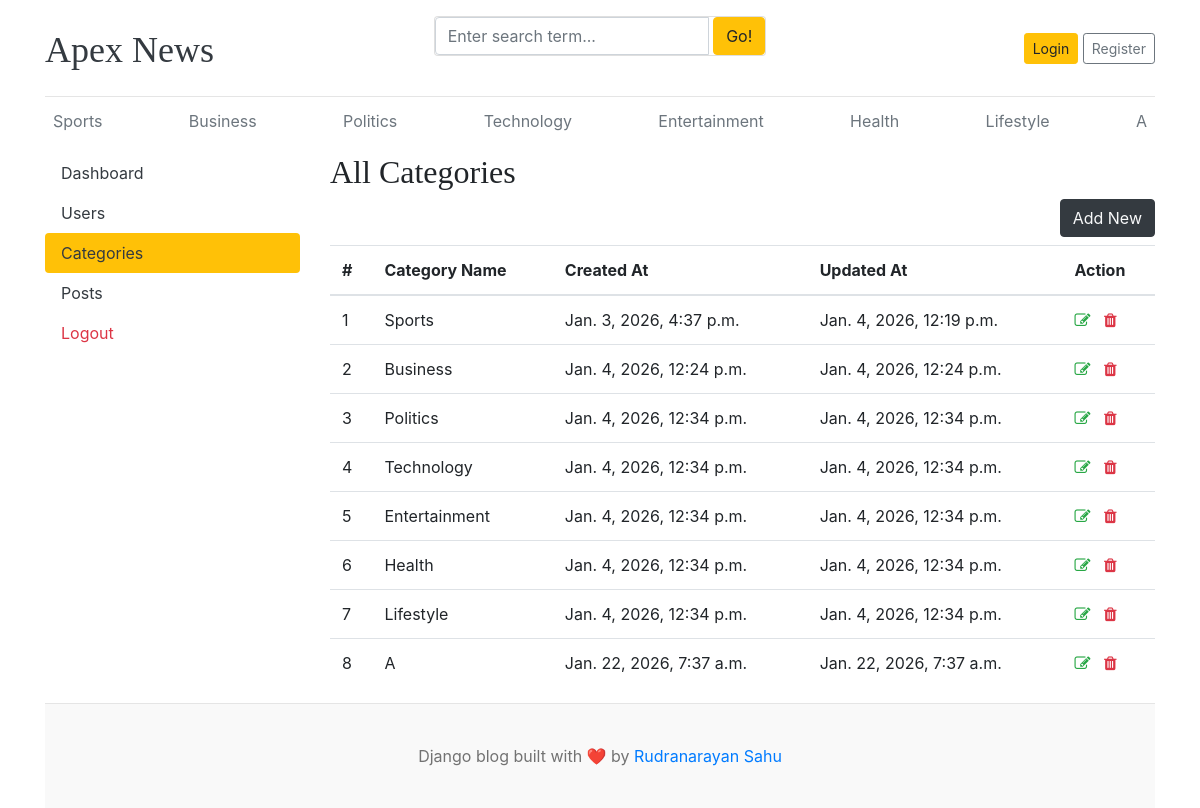
The page /dashboard/categories/ on the database as committed earlier.
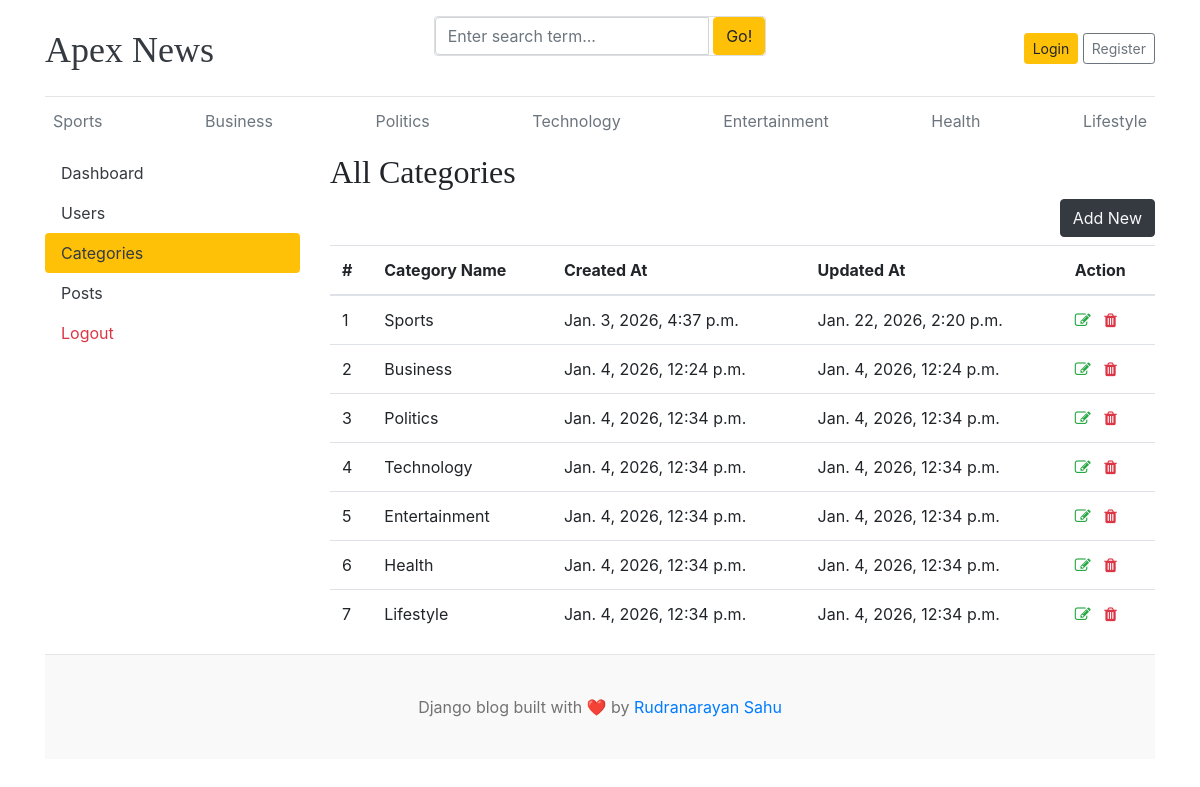
The same page on the database as committed later.
### blogs/models.py (models this page shows)
class Category(models.Model):
    category_name = models.CharField(max_length=50, unique=True)
    created_at = models.DateTimeField(auto_now_add=True)
    updated_at = models.DateTimeField(auto_now=True)
    class Meta:
        verbose_name = "Category"
        verbose_name_plural = "Categories"
    def __str__(self):
        return self.category_name

### dashboards/views.py (the view)
# urls.py: path('categories/', views.categories, name="categories"),
def categories(request):
    return render(request, 'dashboard/categories.html')

### blogs/context_processors.py (called while the page is built)
def get_categories(request):
    from blogs.models import Category
    categories = Category.objects.all()
    return {'categories': categories}

def get_social_links(request):
    social_links = SocialLinks.objects.all()
    return {'social_links': social_links}

### templates/dashboard/categories.html (shortened to what this page needs)
{% extends 'base.html' %} {% block content %}
<div class="row">
  {% include 'dashboard/sidebar.html' %}
  <div class="col-md-9">
    <h2>All Categories</h2>
    <a
      href="{% url 'add_category' %}"
      class="btn btn-dark text-light float-right mb-2"
      >Add New</a
    >
    <table class="table table-hover">
      <thead>
        <tr>
          <th>#</th>
          <th>Category Name</th>
          <th>Created At</th>
          <th>Updated At</th>
          <th>Action</th>
        </tr>
      </thead>
      <tbody>
        {% for cat in categories %}
        <tr>
          <td>{{ forloop.counter }}</td>
          <td>{{ cat }}</td>
          <td>{{ cat.created_at }}</td>
          <td>{{ cat.updated_at }}</td>
          <td>
            <a href="{% url 'edit_category' cat.pk %}"
              ><i class="fa fa-edit text-success"></i
            ></a>
            <a href="{% url 'delete_category' cat.pk %}"
              ><i class="fa fa-trash text-danger"></i
            ></a>
          </td>
        </tr>
        {% endfor %}
      </tbody>
    </table>
  </div>
</div>
{% endblock %}

### templates/base.html (shortened to what this page needs)
{% load static %}
<!DOCTYPE html>
<html lang="en">
<head>
    <link href="https://getbootstrap.com/docs/4.0/dist/css/bootstrap.min.css" rel="stylesheet" />
    <link rel="stylesheet" href="https://cdnjs.cloudflare.com/ajax/libs/font-awesome/4.7.0/css/font-awesome.min.css">
    <link href="{% static 'css/blog.css' %}" rel="stylesheet" />
</head>
<body>
    <div class="container">
        <header class="blog-header py-3">
            <div class="row flex-nowrap justify-content-between align-items-center">
                <div class="col-4 pt-1">
                    <a class="blog-header-logo text-dark" href="/">Apex News</a>
                </div>
                <div class="card mb-4">
                        <form action ="{% url 'search_blogs' %}" method="GET">
                            <div class="input-group">
                                <input class="form-control" type="text" name="keyword" value="{{ keyword }}" placeholder="Enter search term..." aria-label="Enter search term..." aria-describedby="button-search" /> &nbsp;
                                <button type="submit" class="btn btn-warning" id="button-search" type="button">Go!</button>
                            </div>
                        </form>
                </div>
                <div class="col-4 d-flex justify-content-end align-items-center">
                    {% if not user.is_authenticated %}
                    <a class="btn btn-sm btn-warning" href="{% url 'login' %}">Login</a> &nbsp;
                    <a class="btn btn-sm btn-outline-secondary" href="{% url 'register' %}">Register</a>
                    {% endif %}
                </div>
            </div>
        </header>
        <div class="nav-scroller py-1 mb-2">
            <nav class="nav d-flex justify-content-between">
                {% for category in categories %}
                <a class="p-2 text-muted" href="{% url 'posts_by_category' category.id %}">{{ category.category_name }}</a>
                {% endfor %}
            </nav>
        </div>
    {% block content %}
    {% endblock %}
    <footer class="blog-footer">
        <p>Django blog built with ❤️ by <a href="#">Rudranarayan Sahu</a></p>
    </footer>
</body>
</html>

Rows that differ between the two databases and show on the page:
removed Category: category_name "A", created_at "Jan. 22, 2026, 7:37 a.m.", updated_at "Jan. 22, 2026, 7:37 a.m."
changed Category "Sports": updated_at "Jan. 4, 2026, 12:19 p.m." → "Jan. 22, 2026, 2:20 p.m."
